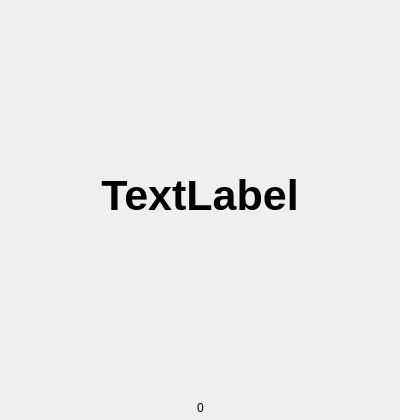
<?xml version="1.0" encoding="UTF-8"?>
<ui version="4.0">
 <class>Snake</class>
 <widget class="QWidget" name="Snake">
  <property name="geometry">
   <rect>
    <x>0</x>
    <y>0</y>
    <width>400</width>
    <height>420</height>
   </rect>
  </property>
  <property name="windowTitle">
   <string>Snake</string>
  </property>
  <widget class="QLabel" name="labelCounter">
   <property name="geometry">
    <rect>
     <x>0</x>
     <y>398</y>
     <width>401</width>
     <height>20</height>
    </rect>
   </property>
   <property name="text">
    <string>0</string>
   </property>
   <property name="alignment">
    <set>Qt::AlignCenter</set>
   </property>
  </widget>
  <widget class="QLabel" name="labelTime">
   <property name="geometry">
    <rect>
     <x>0</x>
     <y>150</y>
     <width>400</width>
     <height>90</height>
    </rect>
   </property>
   <property name="font">
    <font>
     <pointsize>32</pointsize>
     <weight>75</weight>
     <bold>true</bold>
    </font>
   </property>
   <property name="text">
    <string>TextLabel</string>
   </property>
   <property name="alignment">
    <set>Qt::AlignCenter</set>
   </property>
  </widget>
 </widget>
 <layoutdefault spacing="6" margin="11"/>
 <resources/>
 <connections/>
</ui>
